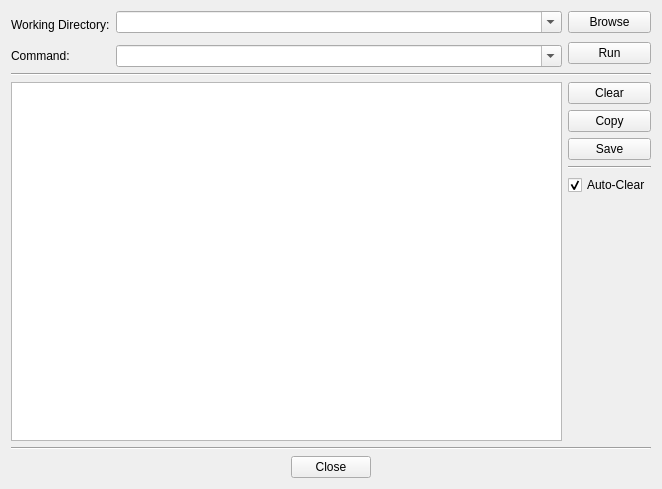
<?xml version="1.0" encoding="UTF-8"?>
<ui version="4.0">
 <class>commandGUI</class>
 <widget class="QWidget" name="commandGUI">
  <property name="geometry">
   <rect>
    <x>0</x>
    <y>0</y>
    <width>662</width>
    <height>489</height>
   </rect>
  </property>
  <property name="windowTitle">
   <string>Form</string>
  </property>
  <layout class="QVBoxLayout" name="verticalLayout">
   <item>
    <layout class="QGridLayout" name="mainLayout">
     <item row="0" column="0" rowspan="2">
      <widget class="QLabel" name="workingDirectoryLabel">
       <property name="text">
        <string>Working Directory:</string>
       </property>
      </widget>
     </item>
     <item row="0" column="2">
      <widget class="QPushButton" name="workingDirectoryBrowse">
       <property name="text">
        <string>Browse</string>
       </property>
      </widget>
     </item>
     <item row="1" column="2" rowspan="2">
      <widget class="QPushButton" name="commandRun">
       <property name="text">
        <string>Run</string>
       </property>
      </widget>
     </item>
     <item row="2" column="0">
      <widget class="QLabel" name="commandLabel">
       <property name="text">
        <string>Command:</string>
       </property>
      </widget>
     </item>
     <item row="2" column="1">
      <widget class="QComboBox" name="commandEntry">
       <property name="sizePolicy">
        <sizepolicy hsizetype="Expanding" vsizetype="Fixed">
         <horstretch>0</horstretch>
         <verstretch>0</verstretch>
        </sizepolicy>
       </property>
       <property name="editable">
        <bool>true</bool>
       </property>
       <property name="insertPolicy">
        <enum>QComboBox::NoInsert</enum>
       </property>
      </widget>
     </item>
     <item row="3" column="0" colspan="3">
      <widget class="Line" name="line">
       <property name="orientation">
        <enum>Qt::Horizontal</enum>
       </property>
      </widget>
     </item>
     <item row="4" column="0" rowspan="6" colspan="2">
      <widget class="QTextEdit" name="outputText">
       <property name="font">
        <font>
         <family>Courier New</family>
        </font>
       </property>
       <property name="readOnly">
        <bool>true</bool>
       </property>
      </widget>
     </item>
     <item row="4" column="2">
      <widget class="QPushButton" name="outputClear">
       <property name="text">
        <string>Clear</string>
       </property>
      </widget>
     </item>
     <item row="5" column="2">
      <widget class="QPushButton" name="outputCopy">
       <property name="text">
        <string>Copy</string>
       </property>
      </widget>
     </item>
     <item row="6" column="2">
      <widget class="QPushButton" name="outputSave">
       <property name="text">
        <string>Save</string>
       </property>
      </widget>
     </item>
     <item row="7" column="2">
      <widget class="Line" name="outputButtonSeparator">
       <property name="orientation">
        <enum>Qt::Horizontal</enum>
       </property>
      </widget>
     </item>
     <item row="8" column="2">
      <widget class="QCheckBox" name="outputAutoClear">
       <property name="text">
        <string>Auto-Clear</string>
       </property>
       <property name="checked">
        <bool>true</bool>
       </property>
      </widget>
     </item>
     <item row="9" column="2">
      <spacer name="outputSpacer">
       <property name="orientation">
        <enum>Qt::Vertical</enum>
       </property>
       <property name="sizeHint" stdset="0">
        <size>
         <width>20</width>
         <height>40</height>
        </size>
       </property>
      </spacer>
     </item>
     <item row="0" column="1">
      <widget class="QComboBox" name="workingDirectoryEntry">
       <property name="sizePolicy">
        <sizepolicy hsizetype="Expanding" vsizetype="Fixed">
         <horstretch>0</horstretch>
         <verstretch>0</verstretch>
        </sizepolicy>
       </property>
       <property name="editable">
        <bool>true</bool>
       </property>
      </widget>
     </item>
    </layout>
   </item>
   <item>
    <widget class="Line" name="line_2">
     <property name="orientation">
      <enum>Qt::Horizontal</enum>
     </property>
    </widget>
   </item>
   <item>
    <layout class="QHBoxLayout" name="layoutClose">
     <property name="sizeConstraint">
      <enum>QLayout::SetMaximumSize</enum>
     </property>
     <item>
      <spacer name="closeSpaceLeft">
       <property name="orientation">
        <enum>Qt::Horizontal</enum>
       </property>
       <property name="sizeHint" stdset="0">
        <size>
         <width>40</width>
         <height>20</height>
        </size>
       </property>
      </spacer>
     </item>
     <item>
      <widget class="QPushButton" name="closeButton">
       <property name="text">
        <string>Close</string>
       </property>
      </widget>
     </item>
     <item>
      <spacer name="closeSpacerRight">
       <property name="orientation">
        <enum>Qt::Horizontal</enum>
       </property>
       <property name="sizeHint" stdset="0">
        <size>
         <width>40</width>
         <height>20</height>
        </size>
       </property>
      </spacer>
     </item>
    </layout>
   </item>
  </layout>
 </widget>
 <resources/>
 <connections/>
</ui>
